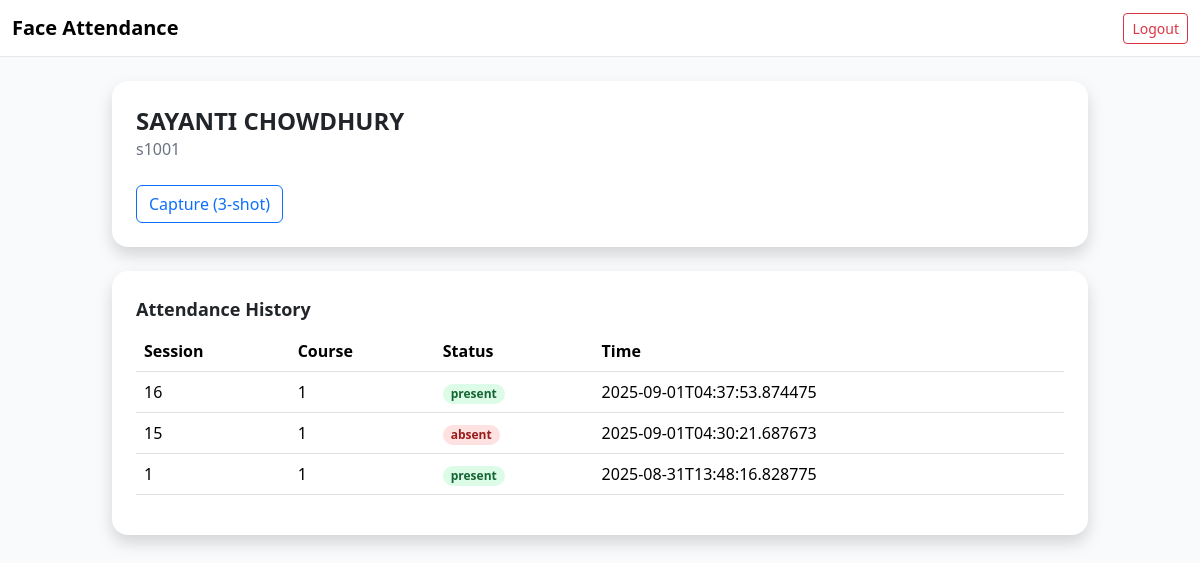
Page /courses/student/1 (signed in) on the committed database.
### models.py (models this page shows)
class Student(db.Model):
    id = db.Column(db.Integer, primary_key=True)
    student_code = db.Column(db.String(64), unique=True, nullable=False)
    name = db.Column(db.String(255), nullable=False)
    enrollments = db.relationship("Enrollment", backref="student", cascade="all, delete-orphan")
    attendance = db.relationship("Attendance", backref="student", cascade="all, delete-orphan")

class Attendance(db.Model):
    id = db.Column(db.Integer, primary_key=True)
    session_id = db.Column(db.Integer, db.ForeignKey("attendance_session.id"), nullable=False)
    student_id = db.Column(db.Integer, db.ForeignKey("student.id"), nullable=False)
    status = db.Column(db.String(16), default="present")
    timestamp = db.Column(db.DateTime, default=datetime.utcnow)
    __table_args__ = (db.UniqueConstraint("session_id", "student_id", name="uq_attendance"),)

### blueprints/courses.py (the view)
@bp.route("/student/<int:student_id>", methods=["GET"])
@login_required
def student_detail(student_id):
    student = Student.query.get_or_404(student_id)
    overview = student_attendance_overview(student_id)
    return render_template("student_detail.html", student=student, overview=overview)

### utils.py (called while the page is built)
def student_attendance_overview(student_id:int):
    rows = (
        db.session.query(Attendance, AttendanceSession)
        .join(AttendanceSession, Attendance.session_id == AttendanceSession.id)
        .filter(Attendance.student_id == student_id)
        .order_by(Attendance.timestamp.desc())
        .all()
    )
    return [{"session_id": s.id, "course_id": s.course_id, "status": a.status, "time": a.timestamp.isoformat()} for a, s in rows]

### templates/student_detail.html (shortened to what this page needs)
{% extends "base.html" %}
{% block content %}
<div class="bg-white rounded-2xl shadow p-6">
  <h1 class="text-2xl font-bold">{{ student.name }}</h1>
  <div class="text-gray-500">{{ student.student_code }}</div>
  <div class="mt-4">
    <a class="btn btn-outline-primary" href="{{ url_for('courses.capture_faces', student_id=student.id) }}">Capture (3-shot)</a>
  </div>
</div>
<div class="bg-white rounded-2xl shadow p-6 mt-4">
  <h2 class="text-lg font-semibold mb-2">Attendance History</h2>
  <table class="table">
    <thead><tr><th>Session</th><th>Course</th><th>Status</th><th>Time</th></tr></thead>
    <tbody>
      {% for row in overview %}
      <tr>
        <td>{{ row.session_id }}</td>
        <td>{{ row.course_id }}</td>
        <td><span class="badge {{ 'present' if row.status=='present' else 'absent' }}">{{ row.status }}</span></td>
        <td>{{ row.time }}</td>
      </tr>
      {% else %}
      <tr><td colspan="4">No attendance yet.</td></tr>
      {% endfor %}
    </tbody>
  </table>
</div>
{% endblock %}

### templates/base.html (shortened to what this page needs)
<!doctype html>
<html lang="en">
  <head>
    <script src="https://cdn.tailwindcss.com"></script>
    <link href="https://cdn.jsdelivr.net/npm/bootstrap@5.3.3/dist/css/bootstrap.min.css" rel="stylesheet">
    <link rel="stylesheet" href="{{ url_for('static', filename='css/styles.css') }}">
  </head>
  <body class="bg-gray-50">
    <nav class="navbar navbar-expand-lg bg-white border-b">
      <div class="container-fluid">
        <a class="navbar-brand font-semibold" href="{{ url_for('index') }}">Face Attendance</a>
        <div class="ms-auto">
          <a href="{{ url_for('auth.logout') }}" class="btn btn-outline-danger btn-sm">Logout</a>
        </div>
      </div>
    </nav>
    <main class="container mx-auto p-4">
      {% block content %}{% endblock %}
    </main>
  </body>
</html>

### static/css/styles.css (style rules this page uses)
.badge { padding: 0.25rem 0.5rem; border-radius: 9999px; }
.badge.present { background: #DCFCE7; color: #166534; }
.badge.absent { background: #FEE2E2; color: #991B1B; }

### rows in the picture
Student: name "SAYANTI CHOWDHURY", student_code "s1001"
Attendance: session_id "16", course_id "1", status "present", time "2025-09-01T04:37:53.874475"
Attendance: session_id "15", course_id "1", status "absent", time "2025-09-01T04:30:21.687673"
Attendance: session_id "1", course_id "1", status "present", time "2025-08-31T13:48:16.828775"
